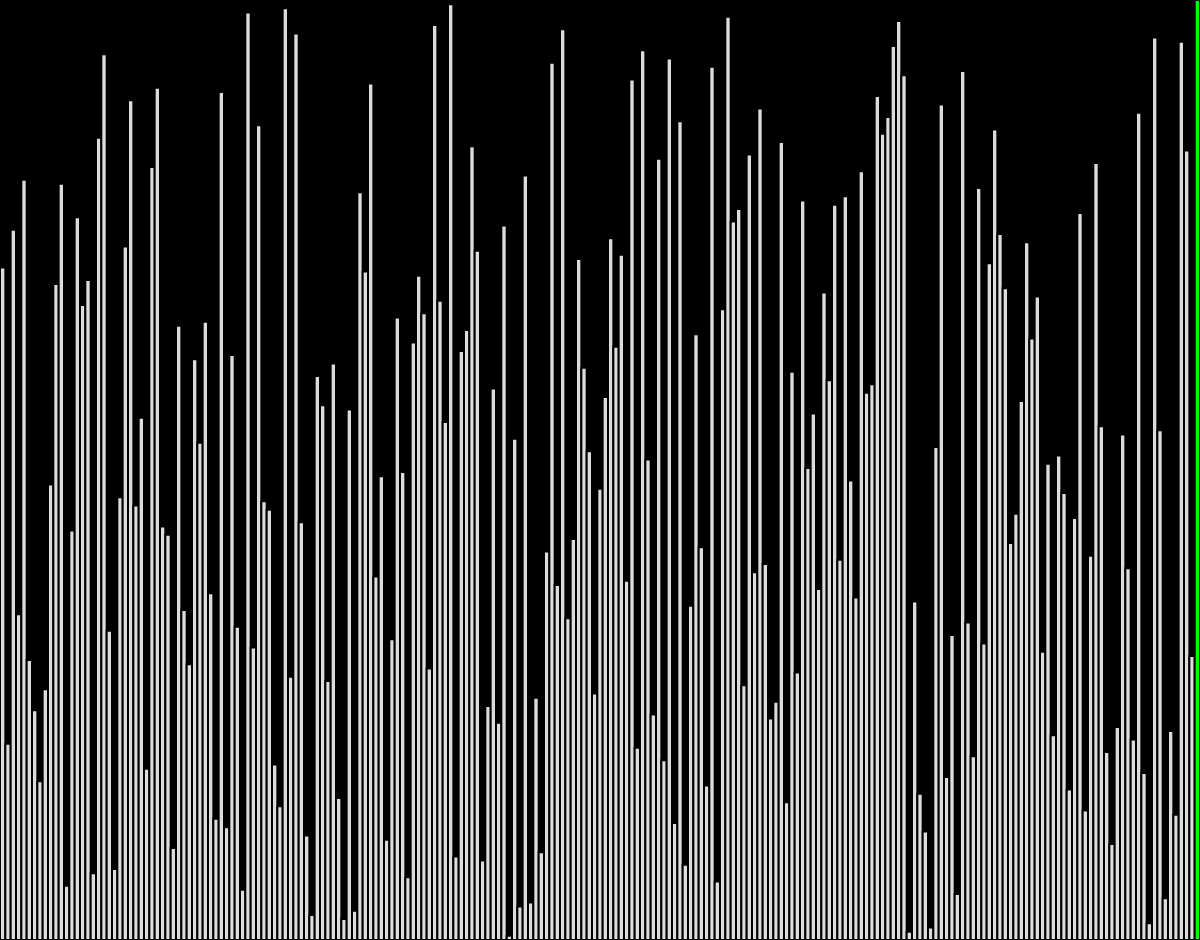
Frame 1 (no input)
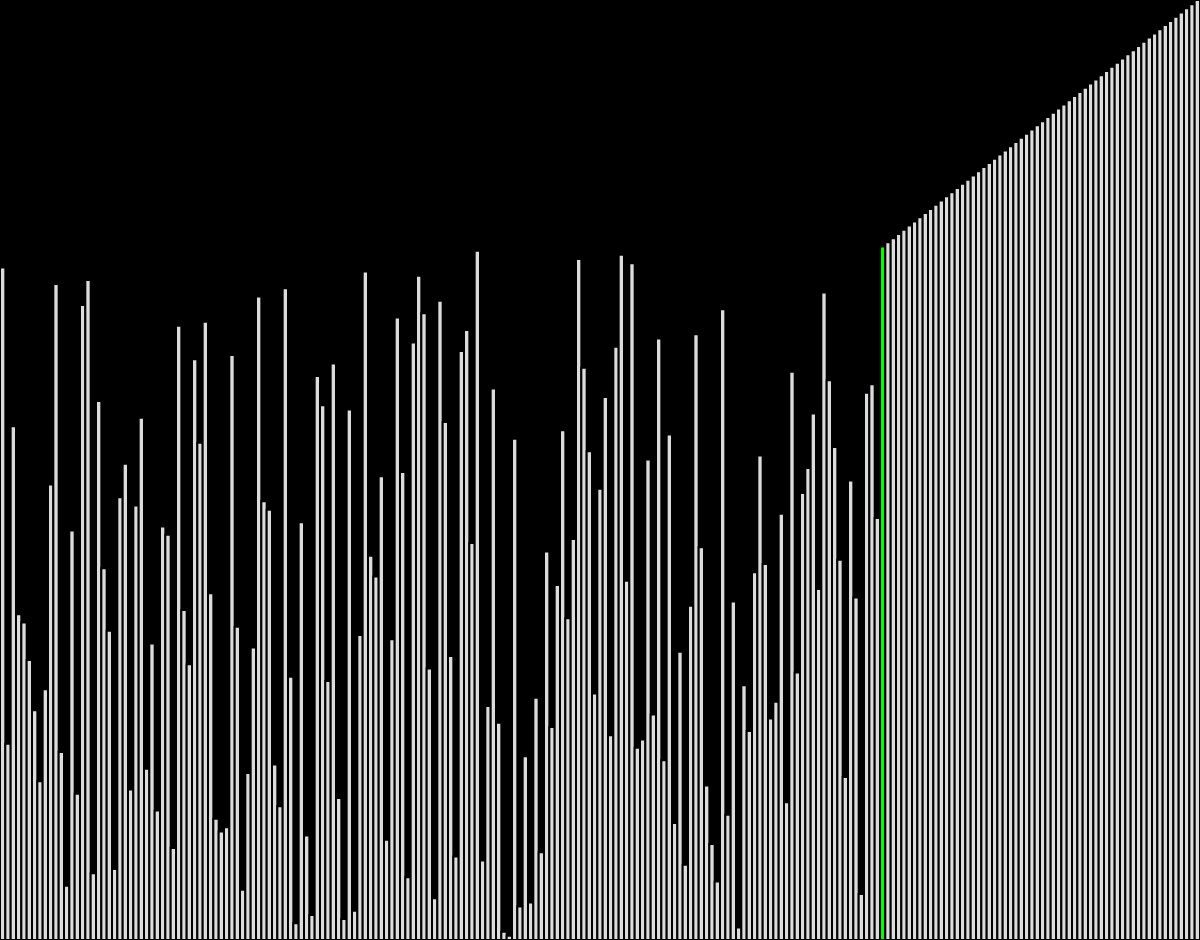
Frame 60 (no input)
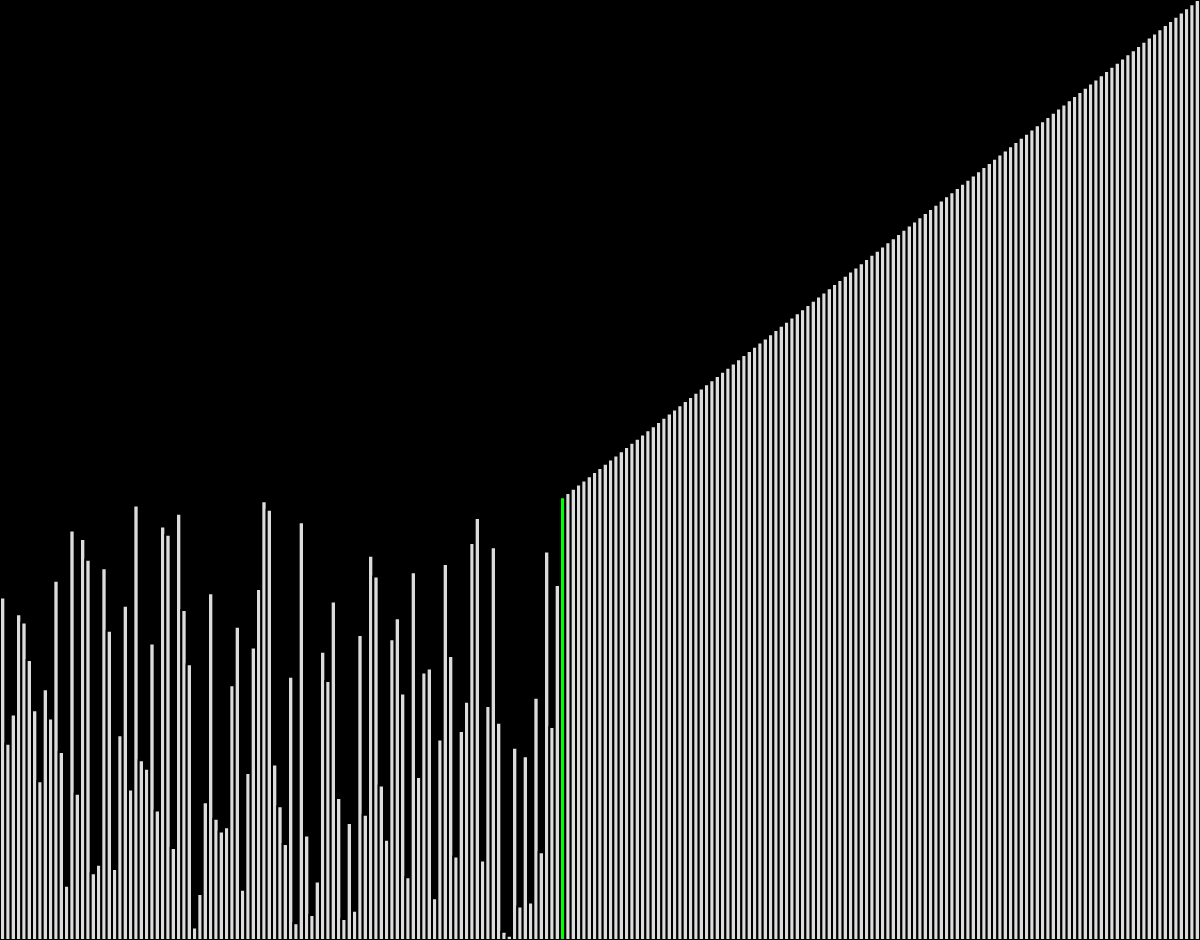
Frame 120 (the mouse pressed at the canvas centre since frame 60)

The p5.js sketch that drew these frames (run headless with seeded random() and noise() and a simulated clock; from frame 60 on, the mouse is pressed at the canvas centre):

// p5.js sketch
// ── sketch.js
let w;
let h;
let bars;
const sorter = new Sorter();
const arrSupplier = new ArrSupplier();
let arr = undefined
let sorted = undefined;
let highlights = [];
let currentSortType = -1
let sortTypeP = undefined;

const maxBars = 300

function setup() {
  w = windowWidth;
  console.log(w)
  h = windowHeight-60;
  bars = map(w, 0, 1600, 0, maxBars)
  createCanvas(w, h)
  sortTypeP = createP(`SortType: ??????????`)
  // frameRate(1)
}

function draw() {
  background(0)
  if(arr == undefined || done()){
    arr = arrSupplier.randomStraightArr(bars, 0, h)
    sorted = sorter.sort(arr);
    currentSortType ++;
  }
  sortFrame();
  render()
}

function render(){
  background(0);
  let step = (w/bars);
  stroke(0)
  strokeWeight(2)
  for(let i = 0; i<arr.length; i++){
    if(highlights.includes(i)){
      fill(0,255,0);
    }else{
      fill(220);
    }
    rect(i*step, h-(arr[i]), step, arr[i])
  }
}

function selectionSortFrame(){
  // for(let i = 0; i<5; i++){
    [arr, highlights] = sorter.selectionSortStep(arr);
  // }
}

function bubbleSortFrame(){
  for(let i = 0; i<bars; i++){
    [arr, highlights] = sorter.bubbleSortStep(arr);
  }
}

function quickSortFrame(){
  [arr, highlights] = sorter.quickSortStep(arr);
}

function sortFrame(){
  switch(currentSortType){
    case 0:
      frameRate(60*(bars/maxBars))
      selectionSortFrame()
      sortTypeP.html(`SortType: "Selection Sort"`)
      break;
    case 1:
      frameRate(60*(bars/maxBars))
      bubbleSortFrame();
      sortTypeP.html(`SortType: "Bubble Sort"`)
      break;
    case 2:
      frameRate(10*(bars/maxBars))
      quickSortFrame();
      sortTypeP.html(`SortType: "Quick Sort"`)
      break;
    case 3:
      frameRate(10*(bars/maxBars))
      quickSortFrame();
      sortTypeP.html(`SortType: "Quick Sort"`)
      break;
    case 4:
      frameRate(10*(bars/maxBars))
      quickSortFrame();
      sortTypeP.html(`SortType: "Quick Sort"`)
      break;
    default:
      currentSortType = 0;
      break;
  }
}

function done(){
  if(arr != undefined){
    let d = arr.join() == sorted.join()
    return d
  }
  return false;
}
// ── arrSupplier.js
class ArrSupplier{
    constructor(){

    }
    randomArr(length, a, b){
        let arr = [];
        for(let i = 0; i<length;i++){
            arr.push(random(a, b));
        }
        return arr;
    }
    straightArr(length, a, b){
        let arr = [];
        let step = (b-a)/length;
        for(let i = 0; i<length;i++){
            arr.push((i+1)*step);
        }
        return arr
    }
    randomStraightArr(length, a, b){
        var arr = this.straightArr(length, a, b);
        return this.randomizeArr(arr);
    }
    randomizeArr(arr){
        let result = [];
        while(arr.length != 0){
            let i = floor(random(0, arr.length))
            result.push(arr[i]);
            arr.splice(i, 1)
        }
        return result;
    }
}
// ── sortType.js
const sortType = [];
sortType['selection'] = 0;
sortType['bubble'] = 1;
sortType['quick'] = 2;
// ── sorter.js
class Sorter{
    constructor(){
        this.i = 0;
        this.j = 0;
        this.cache = {};
    }
    sort(inputArr){
        let arr = inputArr.slice(0);
        return this.quicksort(arr)
    }
    selectionSortStep(inputArr){
        let arr = inputArr.slice(0);
        if(this.cache['selection'] == undefined){
            this.cache['selection'] = {
                arrID:undefined,
                i:0,
                searchLength: arr.length,
            };
        }
        let cache = this.cache['selection']
        let max = undefined;
        let maxIndex = undefined;
        if(cache.arrID == undefined){
            cache.arrID = inputArr.join()
        }else if(cache.arrID != inputArr.join()){
            cache = {
                arrID:undefined,
                i:0,
                searchLength: arr.length,
            };
        }
        for(let i = cache.i; i < cache.i+1; i++){
            for(let j = 0; j<cache.searchLength; j++){
                if(max == undefined){
                    max = arr[j];
                    maxIndex = j;
                }
                if(max< arr[j]){
                    max = arr[j];
                    maxIndex = j;
                }
            }
            arr[maxIndex] = arr[cache.searchLength-1];
            arr[cache.searchLength-1] = max;
            cache.searchLength --;
        }
        cache.i ++;
        cache.arrID = arr.join()
        this.cache['selection'] = cache;
        let highlight = cache == undefined ? 0: cache.searchLength
        return [arr, [highlight]];
    }

    bubbleSortStep(inputArr){
        let arr = inputArr.slice(0);
        if(this.cache['bubble'] == undefined){
            this.cache['bubble'] = {
                i:0,
            };
        }
        let highlights = []
        let cache = this.cache['bubble']
        for(let i = cache.i; i< cache.i+1; i++){
            if(arr[i]>arr[i+1]){
                let temp = arr[i];
                arr[i] = arr[i+1];
                arr[i+1] = temp;
                highlights.push(i+1)
            }
        }
        cache.i ++;
        if(cache.i >= inputArr.length-1){
            cache.i = 0
        }
        this.cache['bubble'] = cache;
        return [arr, highlights]
    }

    quickSortStep(inputArr){
        let arr = inputArr.slice(0)
        if(this.cache['quick'] == undefined){
            this.cache['quick'] = {
                arrID: undefined,
                partitions:[],
                complete:[]
            };
        }
        let highlights = []
        let cache = this.cache['quick']
        if(cache.arrID == undefined){
            cache.arrID = inputArr.join();
        }else if(cache.arrID != inputArr.join()){
            cache.arrID = inputArr.join()
            cache.partitions = [];
            cache.complete = []
        }

        let newPartitions = []
        if(cache.partitions.length == 0){
            let [left, right] = this.partition(arr)
            newPartitions = [[left, right]];
        }else{
            for(let i = 0; i < cache.partitions.length; i++){
                if(cache.complete.includes(cache.partitions[i][0].concat(cache.partitions[i][1].join()))){
                    newPartitions.push([cache.partitions[i][0], cache.partitions[i][2]])
                    continue;
                }
                let [leftA, rightA] = this.partition(cache.partitions[i][0])
                let [leftB, rightB] = this.partition(cache.partitions[i][1])
                if(max(max(leftA.length, leftB.length), max(rightA.length, rightB.length)) < 4){
                    let left = leftA.concat(rightA);
                    let right = leftB.concat(rightB);
                    newPartitions.push([left, right])
                    cache.complete.push(left.concat(right).join())
                    continue;
                }else{
                    newPartitions.push([leftA, rightA]);
                    newPartitions.push([leftB, rightB]);
                }
            }
        }
        
        let result = [];
        for(let i = 0; i< newPartitions.length; i++){
            let [left, right] = newPartitions[i]
            result = result.concat(left)
            highlights.push(result.length-1)
            result = result.concat(right)
        }
        cache.arrID = result.join();
        cache.partitions = newPartitions;
        this.cache['quick'] = cache;

        return [result, highlights];
    }
    quicksort(inputArr){
        let arr = inputArr.slice(0)
        let[left, right] = this.partition(arr);
        left = left.length > 1 ? this.quicksort(left): left;
        right = right.length > 1 ? this.quicksort(right): right;
        return left.concat(right);
    }
    partition(inputArr){
        let arr = inputArr.slice(0)
        let pivot = arr[floor(random(0, arr.length))]
        let left = [];
        let right = [];
        for(let i = 0; i< arr.length; i++){
            if(arr[i]<pivot){
                left.push(arr[i])
            }else{
                right.push(arr[i])
            }
        }
        return [left, right]
    }
}
